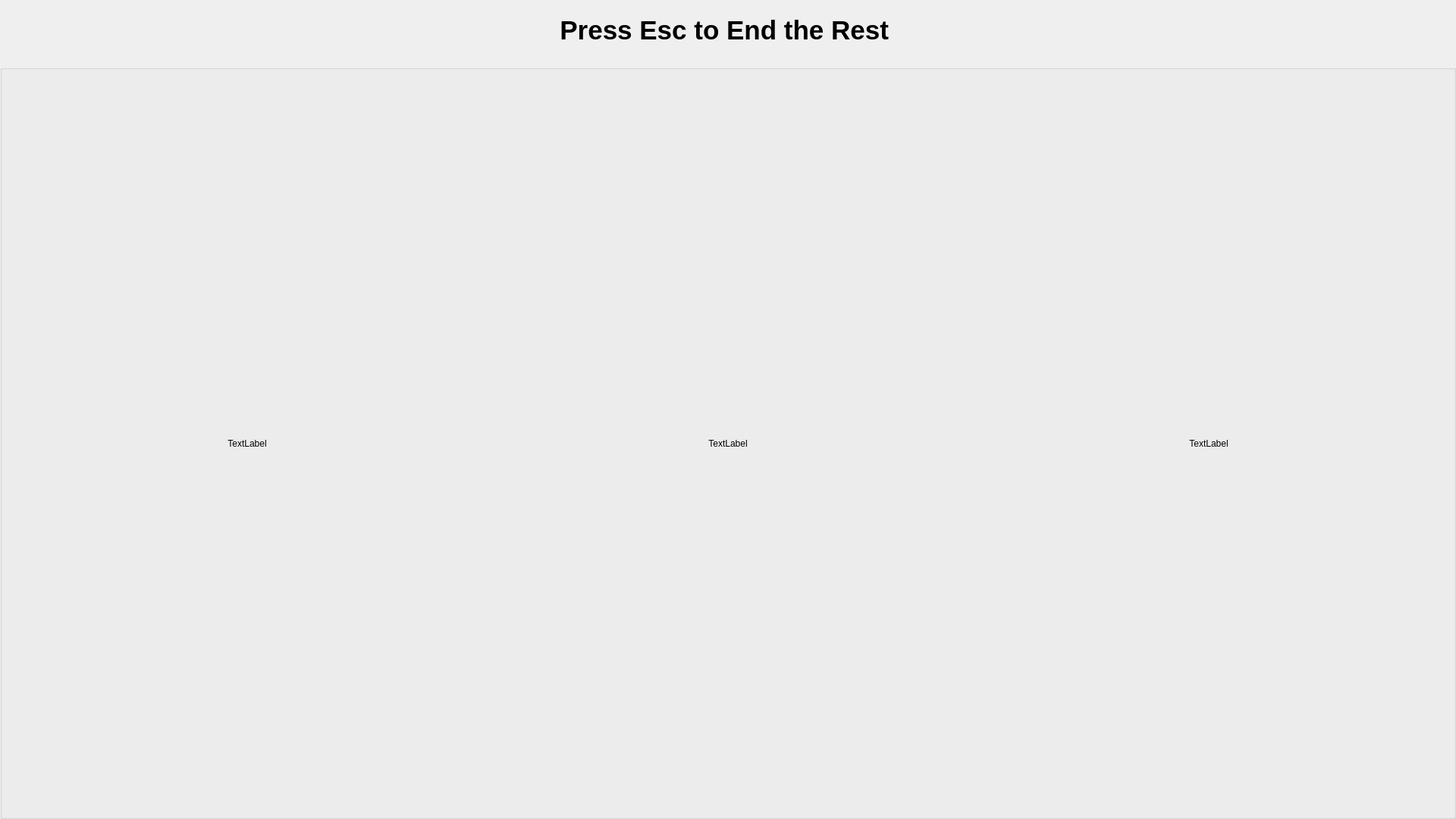
<?xml version="1.0" encoding="UTF-8"?>
<ui version="4.0">
 <class>exercise</class>
 <widget class="QWidget" name="exercise">
  <property name="geometry">
   <rect>
    <x>0</x>
    <y>0</y>
    <width>1920</width>
    <height>1080</height>
   </rect>
  </property>
  <property name="sizePolicy">
   <sizepolicy hsizetype="Maximum" vsizetype="Maximum">
    <horstretch>0</horstretch>
    <verstretch>0</verstretch>
   </sizepolicy>
  </property>
  <property name="minimumSize">
   <size>
    <width>1920</width>
    <height>1080</height>
   </size>
  </property>
  <property name="maximumSize">
   <size>
    <width>1920</width>
    <height>1080</height>
   </size>
  </property>
  <property name="windowTitle">
   <string>休息一下</string>
  </property>
  <widget class="QWidget" name="verticalWidget" native="true">
   <property name="geometry">
    <rect>
     <x>0</x>
     <y>0</y>
     <width>1920</width>
     <height>1080</height>
    </rect>
   </property>
   <property name="sizePolicy">
    <sizepolicy hsizetype="Expanding" vsizetype="Expanding">
     <horstretch>0</horstretch>
     <verstretch>0</verstretch>
    </sizepolicy>
   </property>
   <property name="minimumSize">
    <size>
     <width>1920</width>
     <height>1080</height>
    </size>
   </property>
   <layout class="QVBoxLayout" name="verticalLayout">
    <property name="sizeConstraint">
     <enum>QLayout::SetMaximumSize</enum>
    </property>
    <item>
     <widget class="QLabel" name="text_label">
      <property name="enabled">
       <bool>true</bool>
      </property>
      <property name="sizePolicy">
       <sizepolicy hsizetype="Preferred" vsizetype="Fixed">
        <horstretch>0</horstretch>
        <verstretch>0</verstretch>
       </sizepolicy>
      </property>
      <property name="minimumSize">
       <size>
        <width>0</width>
        <height>80</height>
       </size>
      </property>
      <property name="font">
       <font>
        <family>Arial</family>
        <pointsize>26</pointsize>
        <weight>75</weight>
        <bold>true</bold>
       </font>
      </property>
      <property name="text">
       <string>Press Esc to End the Rest </string>
      </property>
      <property name="alignment">
       <set>Qt::AlignCenter</set>
      </property>
     </widget>
    </item>
    <item>
     <widget class="QGroupBox" name="groupBox">
      <property name="title">
       <string/>
      </property>
      <layout class="QHBoxLayout" name="horizontalLayout">
       <item>
        <widget class="QLabel" name="label">
         <property name="text">
          <string>TextLabel</string>
         </property>
         <property name="alignment">
          <set>Qt::AlignCenter</set>
         </property>
        </widget>
       </item>
       <item>
        <widget class="QLabel" name="label_2">
         <property name="text">
          <string>TextLabel</string>
         </property>
         <property name="alignment">
          <set>Qt::AlignCenter</set>
         </property>
        </widget>
       </item>
       <item>
        <widget class="QLabel" name="label_3">
         <property name="text">
          <string>TextLabel</string>
         </property>
         <property name="alignment">
          <set>Qt::AlignCenter</set>
         </property>
        </widget>
       </item>
      </layout>
     </widget>
    </item>
   </layout>
  </widget>
 </widget>
 <resources/>
 <connections/>
</ui>
